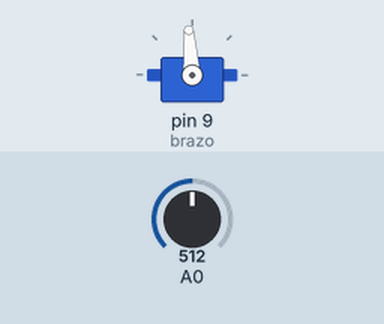
This sketch was run on a simulated Arduino Uno, built with avr-gcc and run on an emulated ATmega328P. On the bench: servo. Inputs (shaded band) come from the test bench; at power-on: A0 = 512.

Above: at 3.3 s.
3.4 s: A0 set to 1023
At 3.69 s:
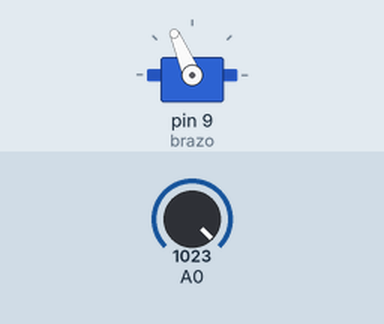
6.9 s: A0 set to 900
At 10.17 s:
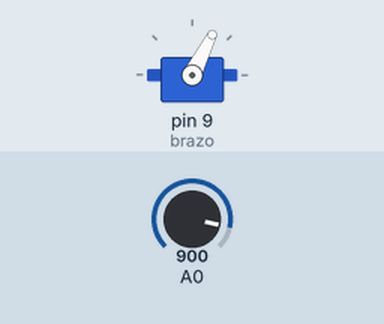
10.4 s: A0 set to 306
13.9 s: A0 set to 511
Timing chart, 0 to 18.4 s (numbered marks = the images above; inputs shaded):
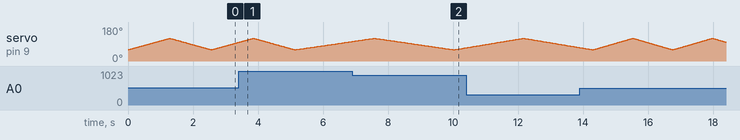

The sketch:

saludo_perilla.ino
```cpp
// Sesion 6 - Reto: la perilla manda que tan rapido saluda
// Servo en el pin 9. Perilla: orillas a 5V y GND, la del medio a A0.

#include <Servo.h>
Servo brazo;

void setup() {
  brazo.attach(9);
}

void loop() {
  int velocidad = map(analogRead(A0), 0, 1023, 2, 40);   // de 0-1023 a una pausa de 2 a 40
  for (int a = 60; a <= 120; a++) {   // de ida
    brazo.write(a);
    delay(velocidad);
  }
  for (int a = 120; a >= 60; a--) {   // y de vuelta
    brazo.write(a);
    delay(velocidad);
  }
}
```
